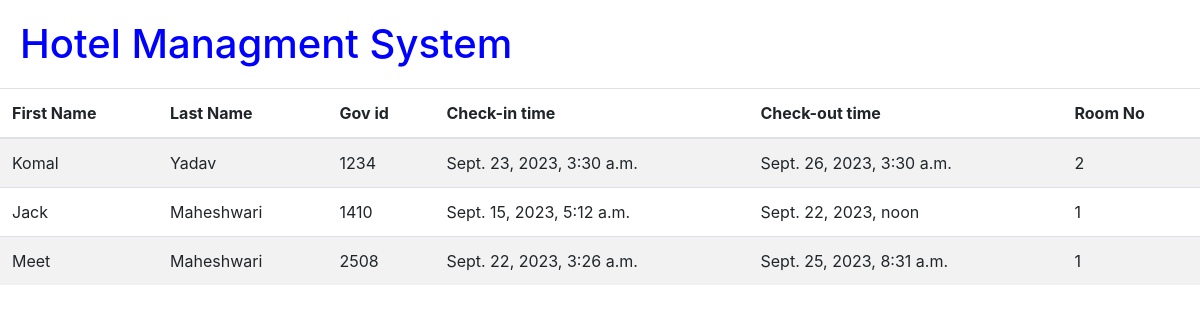
/showallguest, run on an earlier commit of the app's database.
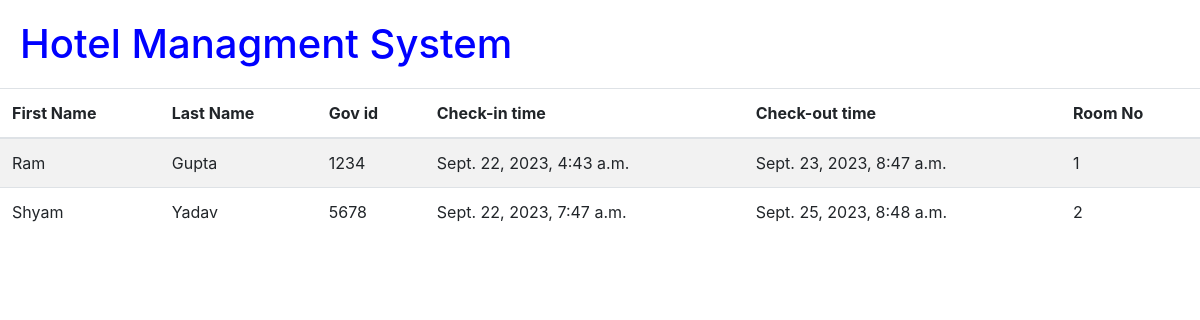
And on a later commit of the database.
### hotelapp/models.py (models this page shows, shortened)
class Guest(models.Model):
    first_name = models.CharField(max_length=50, null=False)
    last_name = models.CharField(max_length=50, null=True)
    gov_id = models.IntegerField(primary_key=True)
    check_in_time = models.DateTimeField(null=True, blank=True)
    check_out = models.DateTimeField(null=True, blank=True)
    room_number = models.ForeignKey(Rooms, on_delete=models.CASCADE)

class Rooms(models.Model):
    room_no = models.IntegerField()
    capacity = models.IntegerField()
    price = models.IntegerField()
    category = models.CharField(max_length=60)
    def __str__ (self):
        return f"{self.room_no}"

### hotelapp/views.py (the view)
# urls.py: path('showallguest', views.showallguest, name='showallguest'),
def showallguest (request):
    guest = Guest.objects.all()
    context = {
        'guests' : guest
    }
    return render(request, 'showallguest.html', context)

### templates/showallguest.html
{% extends "base.html" %}
{% block content %}
<table class="table table-striped">
    <thead>
      <tr>
        <th scope="col">First Name</th>
        <th scope="col">Last Name</th>
        <th scope="col">Gov id</th>
        <th scope="col">Check-in time</th>
        <th scope="col">Check-out time</th>
        <th scope="col">Room No</th>
    </tr>
    </thead>
    <tbody>
        {% for guest in guests %}
      <tr>
        <td>{{guest.first_name}}</td>
        <td>{{guest.last_name}}</td>
        <td>{{guest.gov_id}}</td>
        <td>{{guest.check_in_time}}</td>
        <td>{{guest.check_out}}</td>
        <td>{{guest.room_number}}</td>
      </tr>
      {% endfor %}
    </tbody>
  </table>
{% endblock content %}

### templates/base.html (shortened to what this page needs)
<!doctype html>
<html lang="en">
  <head>
    <link rel="stylesheet" href="https://cdn.jsdelivr.net/npm/bootstrap@4.3.1/dist/css/bootstrap.min.css">
  </head>
  <body>
    <h1 style="margin: 10px; padding: 10px; color: blue;">Hotel Managment System</h1>
   {% block content %}
   {% endblock content %}
  </body>
</html>

What changed in the data, as far as the page shows it:
removed Guest: first_name "Jack", last_name "Maheshwari", gov_id "1410", check_in_time "Sept. 15, 2023, 5:12 a.m.", check_out "Sept. 22, 2023, noon", room_number "1"
removed Guest: first_name "Meet", last_name "Maheshwari", gov_id "2508", check_in_time "Sept. 22, 2023, 3:26 a.m.", check_out "Sept. 25, 2023, 8:31 a.m.", room_number "1"
changed Guest id 1234: first_name "Komal" → "Ram"; last_name "Yadav" → "Gupta"; check_in_time "Sept. 23, 2023, 3:30 a.m." → "Sept. 22, 2023, 4:43 a.m."; check_out "Sept. 26, 2023, 3:30 a.m." → "Sept. 23, 2023, 8:47 a.m."; room_number "2" → "1"
added Guest: first_name "Shyam", last_name "Yadav", gov_id "5678", check_in_time "Sept. 22, 2023, 7:47 a.m.", check_out "Sept. 25, 2023, 8:48 a.m.", room_number "2"
